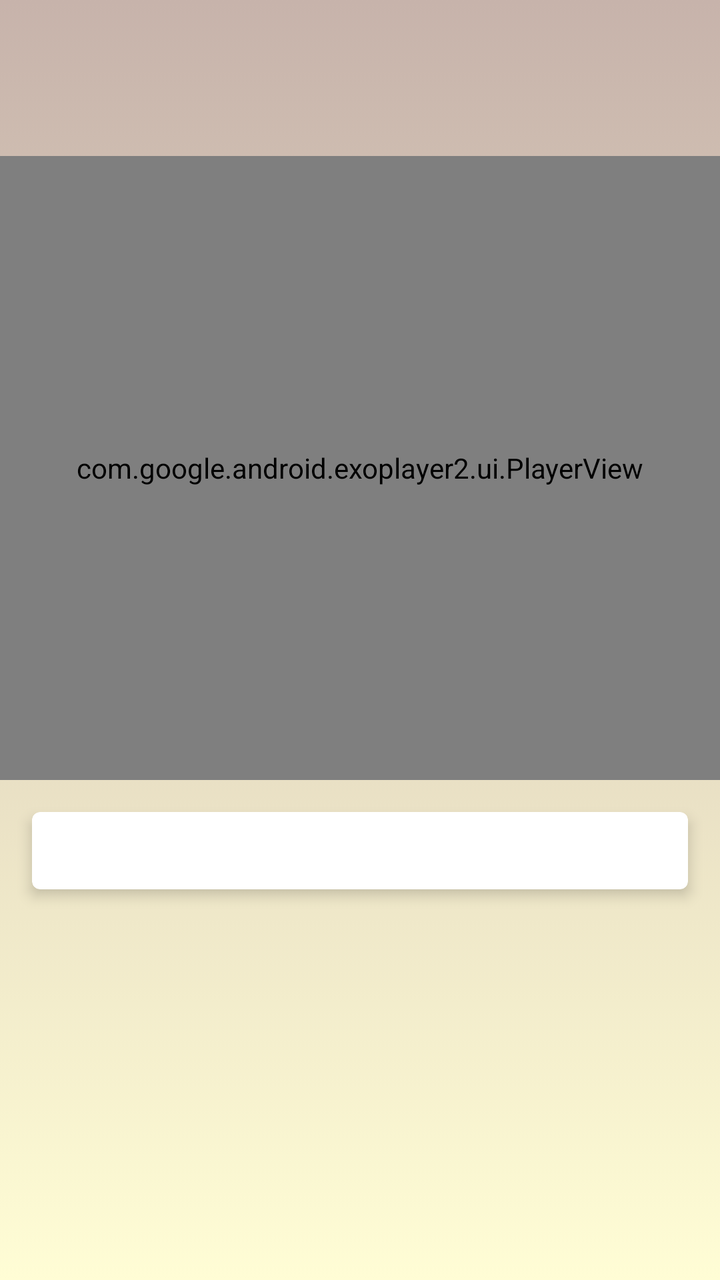
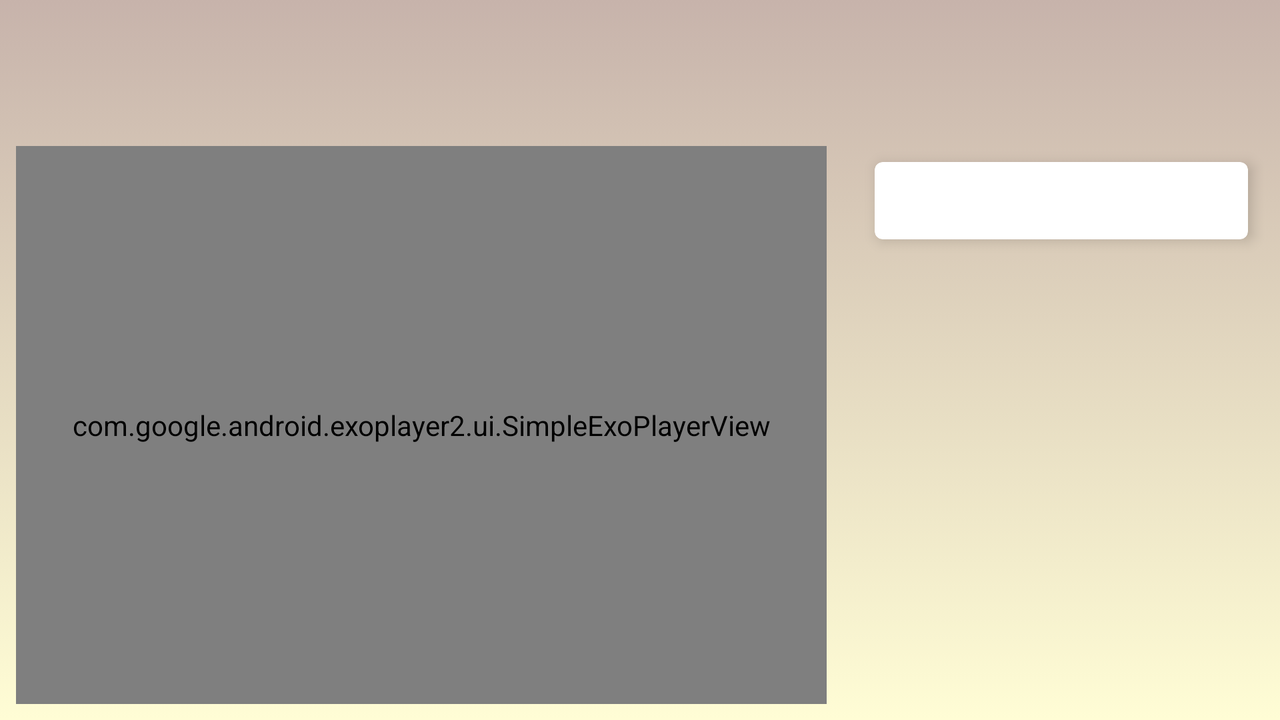

The same Android screen from two of the app's own layout files: first res/layout/ as a phone draws it, then the repository's variant for another configuration, drawn on a device whose configuration selects that folder. Both files follow.
<!-- AndroidManifest.xml: application theme AppTheme -->
<!-- res/layout/fragment_step_detail.xml -->
<?xml version="1.0" encoding="utf-8"?>
<LinearLayout xmlns:android="http://schemas.android.com/apk/res/android"
    xmlns:tools="http://schemas.android.com/tools"
    android:layout_width="match_parent"
    android:layout_height="match_parent"
    xmlns:card_view="http://schemas.android.com/apk/res-auto"
    android:background="@drawable/background"
    android:orientation="vertical">

    <android.support.v7.widget.AppCompatTextView
        android:id="@+id/step_short_description"
        android:layout_width="match_parent"
        android:layout_height="@dimen/dp0"
        android:layout_weight="1"
        android:gravity="center"
        android:textColor="@color/textPrimary"
        android:textSize="@dimen/sp20"
        android:textStyle="bold" />

    <com.google.android.exoplayer2.ui.PlayerView
        android:id="@+id/step_video"
        android:layout_width="match_parent"
        android:layout_height="@dimen/dp0"
        android:layout_gravity="top"
        android:layout_weight="4"/>

    <ImageView
        android:id="@+id/video_image"
        android:layout_width="match_parent"
        android:layout_height="@dimen/dp0"
        android:layout_gravity="top"
        android:layout_weight="4"
        android:contentDescription="@string/no_video_available"
        android:src="@drawable/no_video"
        android:visibility="gone" />


    <TextView
        android:id="@+id/no_internet_connection"
        android:layout_width="match_parent"
        android:layout_height="@dimen/dp0"
        android:layout_margin="@dimen/dp8"
        android:layout_weight="4"
        android:gravity="center"
        android:text="@string/no_internet_connection"
        android:textColor="@color/textSecondary"
        android:textSize="@dimen/sp16"
        android:visibility="gone" />

    <ScrollView
        android:layout_width="match_parent"
        android:layout_height="@dimen/dp0"
        android:layout_margin="@dimen/dp8"
        android:layout_weight="3">

        <android.support.v7.widget.CardView
            android:layout_width="match_parent"
            android:layout_height="wrap_content"
            android:layout_margin="8dp"
            card_view:cardCornerRadius="@dimen/dp4"
            card_view:cardElevation="@dimen/dp4">

            <android.support.v7.widget.AppCompatTextView
                android:id="@+id/step_description"
                android:background="@color/cardview_light_background"
                android:layout_width="match_parent"
                android:layout_height="wrap_content"
                android:gravity="center"
                android:textColor="@color/textSecondary"
                android:textSize="@dimen/sp17"
                android:layout_margin="@dimen/dp8"/>


        </android.support.v7.widget.CardView>

    </ScrollView>


</LinearLayout>
<!-- resources referenced by this layout -->
<resources>
  <color name="textPrimary">#212121</color>
  <color name="textSecondary">#757575</color>
  <dimen name="dp0">0dp</dimen>
  <dimen name="dp4">4dp</dimen>
  <dimen name="dp8">8dp</dimen>
  <dimen name="sp16">16sp</dimen>
  <dimen name="sp17">17sp</dimen>
  <dimen name="sp20">20sp</dimen>
  <!-- drawable background (drawable) -->
  <?xml version="1.0" encoding="utf-8"?>
  <selector xmlns:android="http://schemas.android.com/apk/res/android">
      <item>
          <shape>
              <gradient
                  android:angle="90"
                  android:startColor="#FFFDD5"
                  android:endColor="#C7B3AB"
                  android:type="linear" />
          </shape>
      </item>
  </selector>
  <!-- drawable no_video: jpg bitmap (drawable, 107168 bytes) -->
  <string name="no_internet_connection">No internet connection, check connection and restart application.</string>
  <string name="no_video_available">No video for this step.</string>
  <style name="AppTheme" parent="Theme.AppCompat.Light.DarkActionBar">
          
          <item name="colorPrimary">@color/colorPrimary</item>
          <item name="colorPrimaryDark">@color/colorPrimaryDark</item>
          <item name="colorAccent">@color/colorAccent</item>
      </style>
  <color name="colorPrimary">#CC5277</color>
  <color name="colorPrimaryDark">#943655</color>
  <color name="colorAccent">#EF9D25</color>
</resources>
<!-- res/layout-land/fragment_step_detail.xml (the repository's variant of the layout above) -->
<!-- drawn on the phone turned sideways -->
<?xml version="1.0" encoding="utf-8"?>
<LinearLayout xmlns:android="http://schemas.android.com/apk/res/android"
    xmlns:tools="http://schemas.android.com/tools"
    android:layout_width="match_parent"
    android:layout_height="match_parent"
    xmlns:card_view="http://schemas.android.com/apk/res-auto"
    android:background="@drawable/background"
    android:orientation="vertical">

    <android.support.v7.widget.AppCompatTextView
        android:id="@+id/step_short_description"
        android:layout_width="match_parent"
        android:layout_height="@dimen/dp0"
        android:layout_margin="@dimen/dp8"
        android:layout_weight="1"
        android:gravity="center"
        android:textColor="@color/textPrimary"
        android:textSize="@dimen/sp20"
        android:textStyle="bold" />

    <LinearLayout
        android:layout_width="match_parent"
        android:layout_height="@dimen/dp0"
        android:layout_weight="6">

        <com.google.android.exoplayer2.ui.SimpleExoPlayerView
            android:id="@+id/step_video"
            android:layout_width="@dimen/dp0"
            android:layout_height="match_parent"
            android:layout_margin="@dimen/dp8"
            android:layout_weight="2"
            tools:ignore="NestedWeights" />

        <ImageView
            android:id="@+id/video_image"
            android:layout_width="@dimen/dp0"
            android:layout_height="match_parent"
            android:layout_margin="@dimen/dp8"
            android:layout_weight="2"
            android:contentDescription="@string/no_video_available"
            android:src="@drawable/no_video"
            android:visibility="gone" />

        <TextView
            android:id="@+id/no_internet_connection"
            android:layout_width="@dimen/dp0"
            android:layout_height="match_parent"
            android:layout_margin="@dimen/dp8"
            android:layout_weight="2"
            android:gravity="center"
            android:text="@string/no_internet_connection"
            android:textColor="@color/textSecondary"
            android:textSize="@dimen/sp16"
            android:visibility="gone" />


        <ScrollView
            android:layout_width="@dimen/dp0"
            android:layout_height="match_parent"
            android:layout_margin="@dimen/dp8"
            android:layout_weight="1">

            <android.support.v7.widget.CardView
                android:id="@+id/step_card_detail"
                android:layout_width="match_parent"
                android:layout_height="wrap_content"
                android:layout_margin="8dp"
                card_view:cardCornerRadius="@dimen/dp4"
                card_view:cardElevation="@dimen/dp4">

                <android.support.v7.widget.AppCompatTextView
                    android:id="@+id/step_description"
                    android:background="@color/cardview_light_background"
                    android:layout_width="match_parent"
                    android:layout_height="wrap_content"
                    android:gravity="center"
                    android:textColor="@color/textSecondary"
                    android:textSize="@dimen/sp17"
                    android:layout_margin="@dimen/dp8"/>


            </android.support.v7.widget.CardView>

        </ScrollView>

    </LinearLayout>

</LinearLayout>
